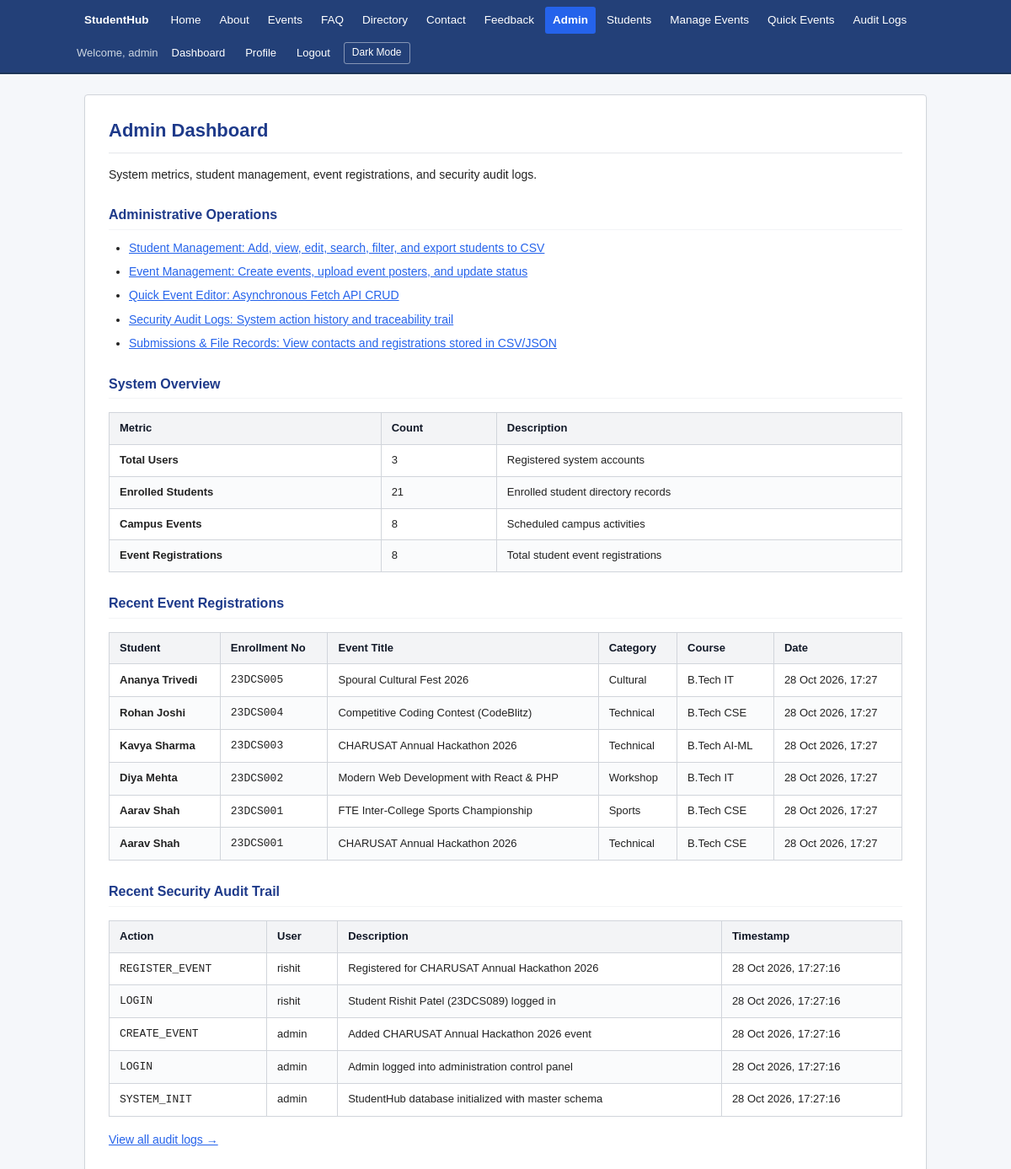
Page /admin_dashboard.php (signed in) on the committed database.
### tables this page shows
CREATE TABLE IF NOT EXISTS `registrations` (
    `id` INT AUTO_INCREMENT PRIMARY KEY,
    `student_id` INT NOT NULL,
    `event_id` INT NOT NULL,
    `status` ENUM('Registered', 'Attended', 'Cancelled') DEFAULT 'Registered',
    `created_at` TIMESTAMP DEFAULT CURRENT_TIMESTAMP,
    CONSTRAINT `fk_reg_student` FOREIGN KEY (`student_id`) REFERENCES `students` (`id`) ON DELETE CASCADE,
    CONSTRAINT `fk_reg_event` FOREIGN KEY (`event_id`) REFERENCES `events` (`id`) ON DELETE CASCADE,
    UNIQUE KEY `unique_student_event` (`student_id`, `event_id`)
);

CREATE TABLE IF NOT EXISTS `students` (
    `id` INT AUTO_INCREMENT PRIMARY KEY,
    `user_id` INT NULL,
    `name` VARCHAR(100) NOT NULL,
    `enrollment_no` VARCHAR(20) NOT NULL UNIQUE,
    `email` VARCHAR(100) NOT NULL UNIQUE,
    `mobile` VARCHAR(15) NOT NULL,
    `course` VARCHAR(50) NOT NULL,
    `year` INT NOT NULL,
    `gender` ENUM('Male', 'Female', 'Other') NOT NULL,
    `status` ENUM('Active', 'Inactive') DEFAULT 'Active',
    `created_at` TIMESTAMP DEFAULT CURRENT_TIMESTAMP,
    CONSTRAINT `fk_students_user` FOREIGN KEY (`user_id`) REFERENCES `users` (`id`) ON DELETE SET NULL
);

CREATE TABLE IF NOT EXISTS `events` (
    `id` INT AUTO_INCREMENT PRIMARY KEY,
    `title` VARCHAR(150) NOT NULL,
    `category` VARCHAR(50) NOT NULL,
    `event_date` DATE NOT NULL,
    `venue` VARCHAR(150) NOT NULL,
    `description` TEXT NOT NULL,
    `capacity` INT NOT NULL DEFAULT 100,
    `poster` VARCHAR(255) NULL,
    `status` ENUM('Open', 'Closed', 'Completed') DEFAULT 'Open',
    `created_at` TIMESTAMP DEFAULT CURRENT_TIMESTAMP
);

CREATE TABLE IF NOT EXISTS `audit_logs` (
    `id` INT AUTO_INCREMENT PRIMARY KEY,
    `user_id` INT NULL,
    `action` VARCHAR(50) NOT NULL,
    `description` VARCHAR(255) NOT NULL,
    `ip_address` VARCHAR(45) DEFAULT '127.0.0.1',
    `created_at` TIMESTAMP DEFAULT CURRENT_TIMESTAMP,
    CONSTRAINT `fk_audit_user` FOREIGN KEY (`user_id`) REFERENCES `users` (`id`) ON DELETE SET NULL
);

CREATE TABLE IF NOT EXISTS `users` (
    `id` INT AUTO_INCREMENT PRIMARY KEY,
    `username` VARCHAR(50) NOT NULL UNIQUE,
    `email` VARCHAR(100) NOT NULL UNIQUE,
    `password` VARCHAR(255) NOT NULL,
    `role` ENUM('admin', 'student') NOT NULL DEFAULT 'student',
    `remember_token` VARCHAR(64) NULL,
    `last_login` DATETIME NULL,
    `created_at` TIMESTAMP DEFAULT CURRENT_TIMESTAMP
);

### admin_dashboard.php (the view, shortened to what this page needs)
<?php
require_once __DIR__ . '/includes/auth.php';
function getTableCount(mysqli $conn, string $table): int {
    $allowed = ['users', 'students', 'events', 'registrations', 'audit_logs'];
    $res = $conn->query("SELECT COUNT(*) AS total FROM `$table`");
    return $res ? (int)$res->fetch_assoc()['total'] : 0;
}
$countUsers = getTableCount($conn, 'users');
$countStudents = getTableCount($conn, 'students');
$countEvents = getTableCount($conn, 'events');
$countRegistrations = getTableCount($conn, 'registrations');
$latest_regs = [];
$r_res = $conn->query("
    SELECT r.id, r.created_at, r.status,
           s.name AS student_name, s.enrollment_no, s.course,
           e.title AS event_title, e.category
    FROM registrations r
    JOIN students s ON r.student_id = s.id
    JOIN events e ON r.event_id = e.id
    ORDER BY r.created_at DESC, r.id DESC
    LIMIT 6
");
if ($r_res) {
    while ($row = $r_res->fetch_assoc()) $latest_regs[] = $row;
}
$recent_logs = [];
$l_res = $conn->query("
    SELECT a.*, u.username
    FROM audit_logs a
    LEFT JOIN users u ON a.user_id = u.id
    ORDER BY a.created_at DESC, a.id DESC
    LIMIT 6
");
if ($l_res) {
    while ($row = $l_res->fetch_assoc()) $recent_logs[] = $row;
}
include __DIR__ . '/includes/header.php';
?>
<h1>Admin Dashboard</h1>
<p>System metrics, student management, event registrations, and security audit logs.</p>
<h2>Administrative Operations</h2>
<ul>
    <li><a href="students_manage.php">Student Management: Add, view, edit, search, filter, and export students to CSV</a></li>
    <li><a href="events_manage.php">Event Management: Create events, upload event posters, and update status</a></li>
    <li><a href="ajax_crud.php">Quick Event Editor: Asynchronous Fetch API CRUD</a></li>
    <li><a href="audit_logs.php">Security Audit Logs: System action history and traceability trail</a></li>
    <li><a href="view_csv.php">Submissions & File Records: View contacts and registrations stored in CSV/JSON</a></li>
</ul>
<h2>System Overview</h2>
<table>
    <thead>
        <tr>
            <th>Metric</th>
            <th>Count</th>
            <th>Description</th>
        </tr>
    </thead>
    <tbody>
        <tr>
            <td><strong>Total Users</strong></td>
            <td><?= $countUsers ?></td>
            <td>Registered system accounts</td>
        </tr>
        <tr>
            <td><strong>Enrolled Students</strong></td>
            <td><?= $countStudents ?></td>
            <td>Enrolled student directory records</td>
        </tr>
        <tr>
            <td><strong>Campus Events</strong></td>
            <td><?= $countEvents ?></td>
            <td>Scheduled campus activities</td>
        </tr>
        <tr>
            <td><strong>Event Registrations</strong></td>
            <td><?= $countRegistrations ?></td>
            <td>Total student event registrations</td>
        </tr>
    </tbody>
</table>
<h2>Recent Event Registrations</h2>
<?php if (!empty($latest_regs)): ?>
    <table>
        <thead>
            <tr>
                <th>Student</th>
                <th>Enrollment No</th>
                <th>Event Title</th>
                <th>Category</th>
                <th>Course</th>
                <th>Date</th>
            </tr>
        </thead>
        <tbody>
            <?php foreach ($latest_regs as $r): ?>
                <tr>
                    <td><strong><?= htmlspecialchars($r['student_name']) ?></strong></td>
                    <td><code><?= htmlspecialchars($r['enrollment_no']) ?></code></td>
                    <td><?= htmlspecialchars($r['event_title']) ?></td>
                    <td><?= htmlspecialchars($r['category']) ?></td>
                    <td><?= htmlspecialchars($r['course']) ?></td>
                    <td><?= date('d M Y, H:i', strtotime($r['created_at'])) ?></td>
                </tr>
            <?php endforeach; ?>
        </tbody>
    </table>
<?php else: ?>
    <p>No event registrations recorded yet.</p>
<?php endif; ?>
<h2>Recent Security Audit Trail</h2>
<?php if (!empty($recent_logs)): ?>
    <table>
        <thead>
            <tr>
                <th>Action</th>
                <th>User</th>
                <th>Description</th>
                <th>Timestamp</th>
            </tr>
        </thead>
        <tbody>
            <?php foreach ($recent_logs as $log): ?>
                <tr>
                    <td><code><?= htmlspecialchars($log['action']) ?></code></td>
                    <td><?= htmlspecialchars($log['username'] ?? 'System') ?></td>
                    <td><?= htmlspecialchars($log['description']) ?></td>
                    <td><?= date('d M Y, H:i:s', strtotime($log['created_at'])) ?></td>
                </tr>
            <?php endforeach; ?>
        </tbody>
    </table>
    <p><a href="audit_logs.php">View all audit logs &rarr;</a></p>
<?php else: ?>
    <p>No audit logs recorded yet.</p>
<?php endif; ?>
<?php include __DIR__ . '/includes/footer.php'; ?>

### style.css (style rules this page uses)
* { box-sizing: border-box; }
body { font-family: Arial, Helvetica, sans-serif; font-size: 14px; line-height: 1.6; color: #222222; background-color: #f5f7fa; margin: 0; padding: 0; }
a { color: #2563eb; text-decoration: underline; }
h1 { font-size: 22px; font-weight: bold; color: #1e3a8a; margin-top: 0; margin-bottom: 14px; padding-bottom: 8px; border-bottom: 1px solid #e5e7eb; }
h2 { font-size: 16px; font-weight: bold; color: #1e3a8a; margin-top: 24px; margin-bottom: 10px; padding-bottom: 4px; border-bottom: 1px solid #f3f4f6; }
p { margin-top: 0; margin-bottom: 12px; color: #222222; }
table { width: 100%; border-collapse: collapse; margin: 16px 0; font-size: 13px; background-color: #ffffff; }
th, td { border: 1px solid #d1d5db; padding: 8px 12px; text-align: left; vertical-align: middle; }
th { background-color: #f3f4f6; color: #111827; font-weight: 600; }
tr:nth-child(even) { background-color: #fafbfc; }
ul, ol { margin-top: 6px; margin-bottom: 16px; padding-left: 24px; }
li { margin-bottom: 6px; color: #222222; }

### rows in the picture
registrations: student.name "Ananya Trivedi", student.enrollment_no "23DCS005", event.title "Spoural Cultural Fest 2026", event.category "Cultural", student.course "B.Tech IT", created_at "28 Oct 2026, 17:27"
registrations: student.name "Rohan Joshi", student.enrollment_no "23DCS004", event.title "Competitive Coding Contest (CodeBlitz)", event.category "Technical", student.course "B.Tech CSE", created_at "28 Oct 2026, 17:27"
registrations: student.name "Kavya Sharma", student.enrollment_no "23DCS003", event.title "CHARUSAT Annual Hackathon 2026", event.category "Technical", student.course "B.Tech AI-ML", created_at "28 Oct 2026, 17:27"
registrations: student.name "Diya Mehta", student.enrollment_no "23DCS002", event.title "Modern Web Development with React & PHP", event.category "Workshop", student.course "B.Tech IT", created_at "28 Oct 2026, 17:27"
registrations: student.name "Aarav Shah", student.enrollment_no "23DCS001", event.title "FTE Inter-College Sports Championship", event.category "Sports", student.course "B.Tech CSE", created_at "28 Oct 2026, 17:27"
registrations: student.name "Aarav Shah", student.enrollment_no "23DCS001", event.title "CHARUSAT Annual Hackathon 2026", event.category "Technical", student.course "B.Tech CSE", created_at "28 Oct 2026, 17:27"
audit_logs: action "REGISTER_EVENT", user.username "rishit", description "Registered for CHARUSAT Annual Hackathon 2026", created_at "28 Oct 2026, 17:27:16"
audit_logs: action "LOGIN", user.username "rishit", description "Student Rishit Patel (23DCS089) logged in", created_at "28 Oct 2026, 17:27:16"
audit_logs: action "CREATE_EVENT", user.username "admin", description "Added CHARUSAT Annual Hackathon 2026 event", created_at "28 Oct 2026, 17:27:16"
audit_logs: action "LOGIN", user.username "admin", description "Admin logged into administration control panel", created_at "28 Oct 2026, 17:27:16"
audit_logs: action "SYSTEM_INIT", user.username "admin", description "StudentHub database initialized with master schema", created_at "28 Oct 2026, 17:27:16"

### other values in the picture
$currentUser['username'] "admin"
$countUsers "3"
$countStudents "21"
$countEvents "8"
$countRegistrations "8"
